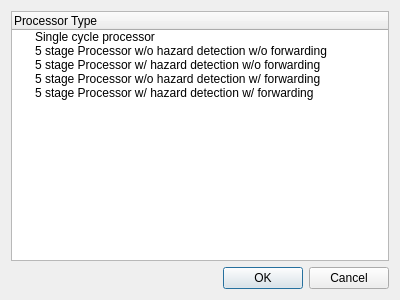
<?xml version="1.0" encoding="UTF-8"?>
<ui version="4.0">
 <class>Kites::ProcessorDialog</class>
 <widget class="QDialog" name="Kites::ProcessorDialog">
  <property name="geometry">
   <rect>
    <x>0</x>
    <y>0</y>
    <width>400</width>
    <height>300</height>
   </rect>
  </property>
  <property name="windowTitle">
   <string>Dialog</string>
  </property>
  <layout class="QGridLayout" name="gridLayout">
   <item row="1" column="0">
    <widget class="QDialogButtonBox" name="buttonBox">
     <property name="orientation">
      <enum>Qt::Orientation::Horizontal</enum>
     </property>
     <property name="standardButtons">
      <set>QDialogButtonBox::StandardButton::Cancel|QDialogButtonBox::StandardButton::Ok</set>
     </property>
    </widget>
   </item>
   <item row="0" column="0">
    <widget class="QTreeWidget" name="treeWidget">
     <column>
      <property name="text">
       <string>Processor Type</string>
      </property>
     </column>
     <item>
      <property name="text">
       <string>Single cycle processor</string>
      </property>
     </item>
     <item>
      <property name="text">
       <string>5 stage Processor w/o hazard detection w/o forwarding</string>
      </property>
     </item>
     <item>
      <property name="text">
       <string>5 stage Processor w/ hazard detection w/o forwarding</string>
      </property>
     </item>
     <item>
      <property name="text">
       <string>5 stage Processor w/o hazard detection w/ forwarding</string>
      </property>
     </item>
     <item>
      <property name="text">
       <string>5 stage Processor w/ hazard detection w/ forwarding</string>
      </property>
     </item>
    </widget>
   </item>
  </layout>
 </widget>
 <resources/>
 <connections>
  <connection>
   <sender>buttonBox</sender>
   <signal>accepted()</signal>
   <receiver>Kites::ProcessorDialog</receiver>
   <slot>accept()</slot>
   <hints>
    <hint type="sourcelabel">
     <x>248</x>
     <y>254</y>
    </hint>
    <hint type="destinationlabel">
     <x>157</x>
     <y>274</y>
    </hint>
   </hints>
  </connection>
  <connection>
   <sender>buttonBox</sender>
   <signal>rejected()</signal>
   <receiver>Kites::ProcessorDialog</receiver>
   <slot>reject()</slot>
   <hints>
    <hint type="sourcelabel">
     <x>316</x>
     <y>260</y>
    </hint>
    <hint type="destinationlabel">
     <x>286</x>
     <y>274</y>
    </hint>
   </hints>
  </connection>
 </connections>
</ui>
